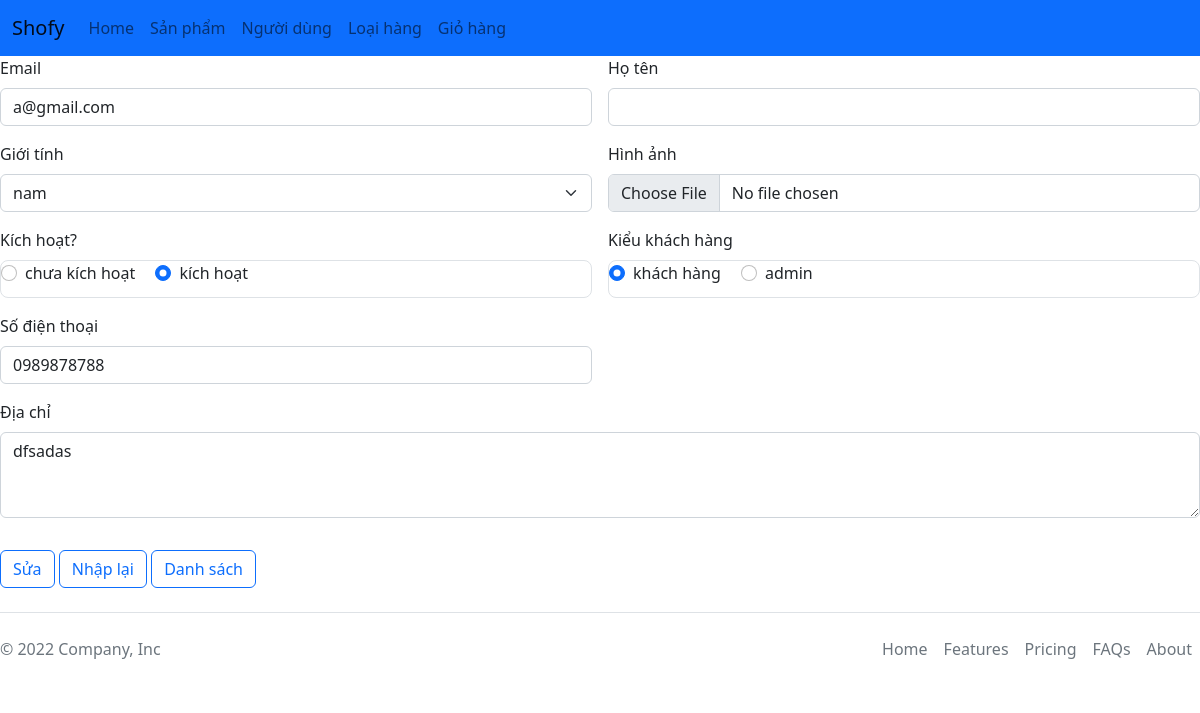
Page /admin/index.php?act=edit_user&user_id=14 on the committed database.
### tables this page shows
CREATE TABLE `users` (
  `user_id` int(11) NOT NULL,
  `email` varchar(200) DEFAULT NULL,
  `password` varchar(60) DEFAULT NULL,
  `type` bit(1) DEFAULT NULL COMMENT '1 là admin',
  `firstname` varchar(50) DEFAULT NULL,
  `lastname` varchar(50) DEFAULT NULL,
  `address` text DEFAULT NULL,
  `phone_number` varchar(10) DEFAULT NULL,
  `photo` varchar(200) DEFAULT NULL,
  `status` bit(1) DEFAULT NULL COMMENT '1 là đang kích hoạt',
  `activate_code` varchar(15) DEFAULT NULL,
  `reset_code` varchar(15) DEFAULT NULL,
  `created_on` date DEFAULT NULL,
  `sex` varchar(10) DEFAULT NULL COMMENT 'giới tính'
);

### dao/pdo.php (called while the page is built, shortened)
<?php
function pdo_get_connection()
{
    try {
        $host = "localhost";
        $username = "root";
        $dbname = "du_an_1";
        $password = "";
        $conn = new PDO("mysql:host=$host;dbname=$dbname;charset=utf8", $username, $password);
        return $conn;
    } catch (Exception $e) {
        echo "erorr" . $e->getMessage();
    }
}
function pdo_query_one($sql)
{
    try {
        $conn = pdo_get_connection();
        $stmt = $conn->prepare($sql);
        $stmt->execute();
        $row = $stmt->fetch(PDO::FETCH_ASSOC);
        return $row;
    } catch (Exception $e) {
        throw $e;
    } finally {
        unset($sql);
    }
}
?>

### dao/users.php (called while the page is built, shortened)
<?php
require_once "pdo.php";
function select_one_user($user_id){
    $sql = "SELECT * FROM users WHERE user_id = $user_id ;";
    return pdo_query_one($sql);
}
?>

### admin/users/edit_user.php (the view, shortened to what this page needs)
<?php
require_once "../dao/users.php";
$user_id = $_GET['user_id'];
$user = select_one_user($user_id);
?>
<section class="form">
    <form class="row g-3" method="post" enctype="multipart/form-data">
        <div class="col-md-6">
            <label for="inputEmail4" class="form-label">Email</label>
            <input type="email" class="form-control" id="inputEmail4" name="email" value="<?= $user['email'] ?? ''?>">
        </div>
        <div class="col-md-6">
            <label for="inputPassword4" class="form-label">Họ tên</label>
            <input type="text" class="form-control" id="inputPassword4" name="name" value="<?= $user['name'] ?? ''?>">
        </div>
        <div class="col-md-6">
            <label for="inputEmail4" class="form-label">Giới tính</label>
            <select class="form-select" name="sex">
                <option value="nam" <?php if($user['sex']  == "nam") {echo 'selected';}else{echo '';}?>>nam</option>
            </select>
        </div>
        <div class="col-md-6">
            <label for="inputPassword4" class="form-label">Hình ảnh</label>
            <input type="file" class="form-control" id="inputPassword4" name="photo" accept="image/*">
        </div>
        <div class="col-md-6">
            <label for="inputZip" class="form-label w-100">Kích hoạt?</label>
            <div class="border border-1 rounded-3" style="height: 38px;">
                <div class="form-check form-check-inline">
                    <input class="form-check-input" type="radio" name="status" value="0" <?php if($user['status']  == "0") {echo 'checked';}else{echo '';}?>>
                    <label class="form-check-label" for="inlineRadio1">chưa kích hoạt</label>
                </div>
                <div class="form-check form-check-inline">
                    <input class="form-check-input" type="radio" name="status" value="1" <?php if($user['status']  == "1") {echo 'checked';}else{echo '';}?>>
                    <label class="form-check-label" for="inlineRadio2">kích hoạt</label>
                </div>
            </div>
        </div>
        <div class="col-md-6">
            <label for="inputZip" class="form-label w-100">Kiểu khách hàng</label>
            <div class="border border-1 rounded-3" style="height: 38px;">
                <div class="form-check form-check-inline">
                    <input class="form-check-input" type="radio" name="type" value="0" <?php if($user['type']  == "0") {echo 'checked';}else{echo '';}?>>
                    <label class="form-check-label" for="inlineRadio1">khách hàng</label>
                </div>
                <div class="form-check form-check-inline">
                    <input class="form-check-input" type="radio" name="type" value="1" <?php if($user['type']  == "1") {echo 'checked';}else{echo '';}?>>
                    <label class="form-check-label" for="inlineRadio2">admin</label>
                </div>
            </div>
        </div>
        <div class="col-md-6">
            <label for="inputEmail4" class="form-label">Số điện thoại</label>
            <input type="number" class="form-control" id="inputEmail4" name="phone_number" value="<?= $user['phone_number'] ?? ''?>">
        </div>
        <div class="mb-3">
            <label for="exampleFormControlTextarea1" class="form-label">Địa chỉ</label>
            <textarea name="address" class="form-control" id="exampleFormControlTextarea1" rows="3"><?= $user['address'] ?? ''?></textarea>
        </div>
        <div class="button">
            <button type="submit" class="btn btn-outline-primary">Sửa</button>
            <button type="reset" class="btn btn-outline-primary">Nhập lại</button>
            <a href="index.php?act=users"><button type="button" class="btn btn-outline-primary">Danh sách</button></a>
        </div>
    </form>
</section>

### rows in the picture
users: email "a@gmail.com", sex "nam", status "☑", type "☑", phone_number "0989878788", address "dfsadas"
